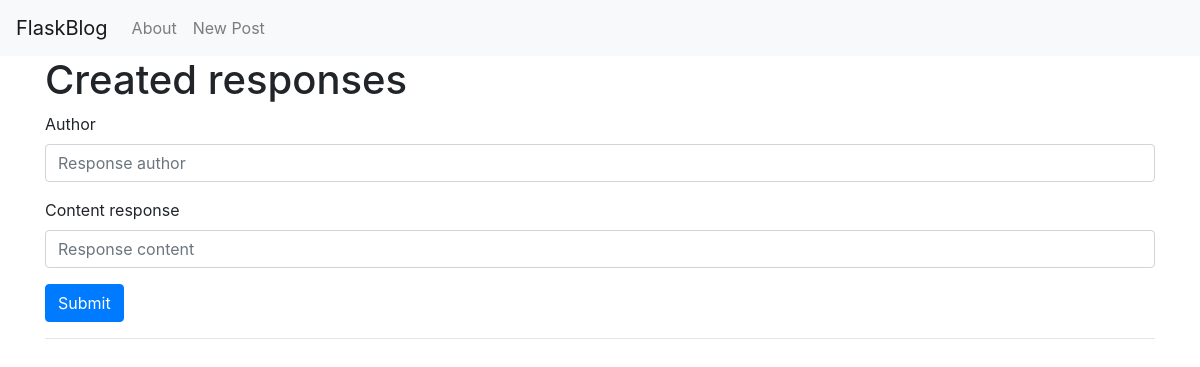
/1/created, run on an earlier commit of the app's database.
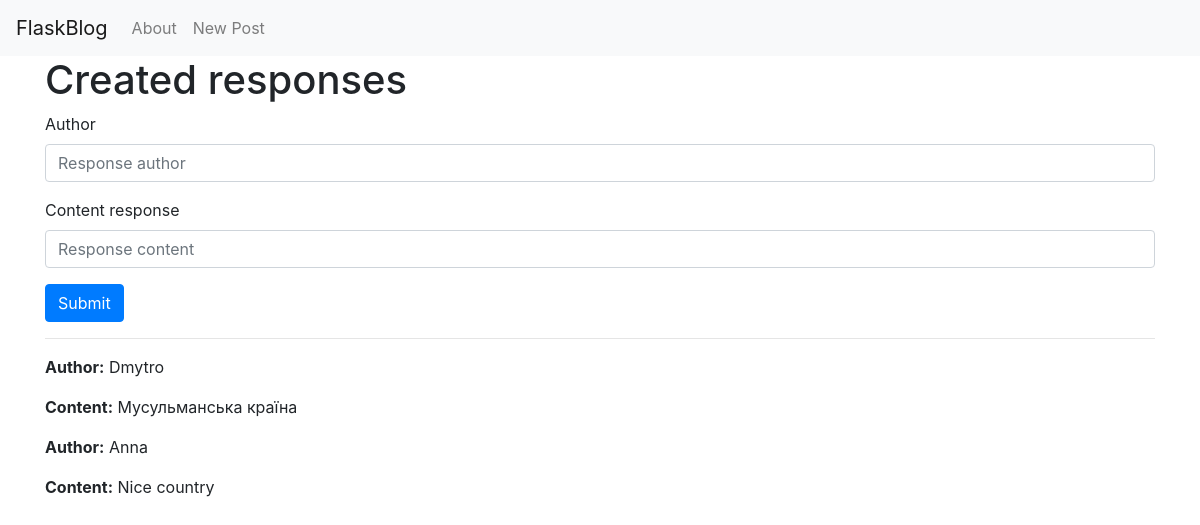
And on a later commit of the database.
### tables this page shows
CREATE TABLE response(
    id INTEGER PRIMARY KEY AUTOINCREMENT,
    created TIMESTAMP NOT NULL DEFAULT CURRENT_TIMESTAMP,
    content_response TEXT NOT NULL,
    author TEXT NOT NULL,
    post_id INTEGER,
    FOREIGN KEY (post_id) REFERENCES posts (id)
);

### app.py (the view, shortened to what this page needs)
@app.route('/<int:id>/created', methods=('GET', 'POST'))
def created(id):
    post = get_post(id)
    responses = get_responses(id)
    return render_template('created_response.html', post=post, responses=responses)

### app.py (called while the page is built)
def get_db_connection():
    conn = sqlite3.connect("database.db")
    conn.row_factory = sqlite3.Row
    return conn

def get_post(post_id):
    conn = get_db_connection()
    post = conn.execute("SELECT * FROM posts WHERE id = ?", (post_id,)).fetchone()
    conn.close()
    if post is None:
        abort(404)
    return post

def get_responses(post_id):
    conn = get_db_connection()
    responses = conn.execute("SELECT * FROM response WHERE post_id = ?", (post_id,)).fetchall()
    conn.close()
    return responses

### templates/created_response.html (shortened to what this page needs)
{% extends 'base.html' %}
{% block content %}
<h1>{% block title %} Created responses {% endblock %}</h1>
<form method="post">
    <div class="form-group">
        <label for="author">Author</label>
        <input type="text" name="author" placeholder="Response author" class="form-control">
    </div>
    <div class="form-group">
        <label for="content_response">Content response</label>
        <input type="text" name="content_response" placeholder="Response content" class="form-control">
    </div>
    <div class="form-group">
        <button type="submit" class="btn btn-primary">Submit</button>
    </div>
</form>
<hr>
{% for response in responses %}
    <div class="response">
        <p><strong>Author:</strong> {{ response['author'] }}</p>
        <p><strong>Content:</strong> {{ response['content_response'] }}</p>
    </div>
{% endfor %}
{% endblock %}

What changed in the data, as far as the page shows it:
added response: author "Dmytro", content_response "Мусульманська країна"
added response: author "Anna", content_response "Nice country"
